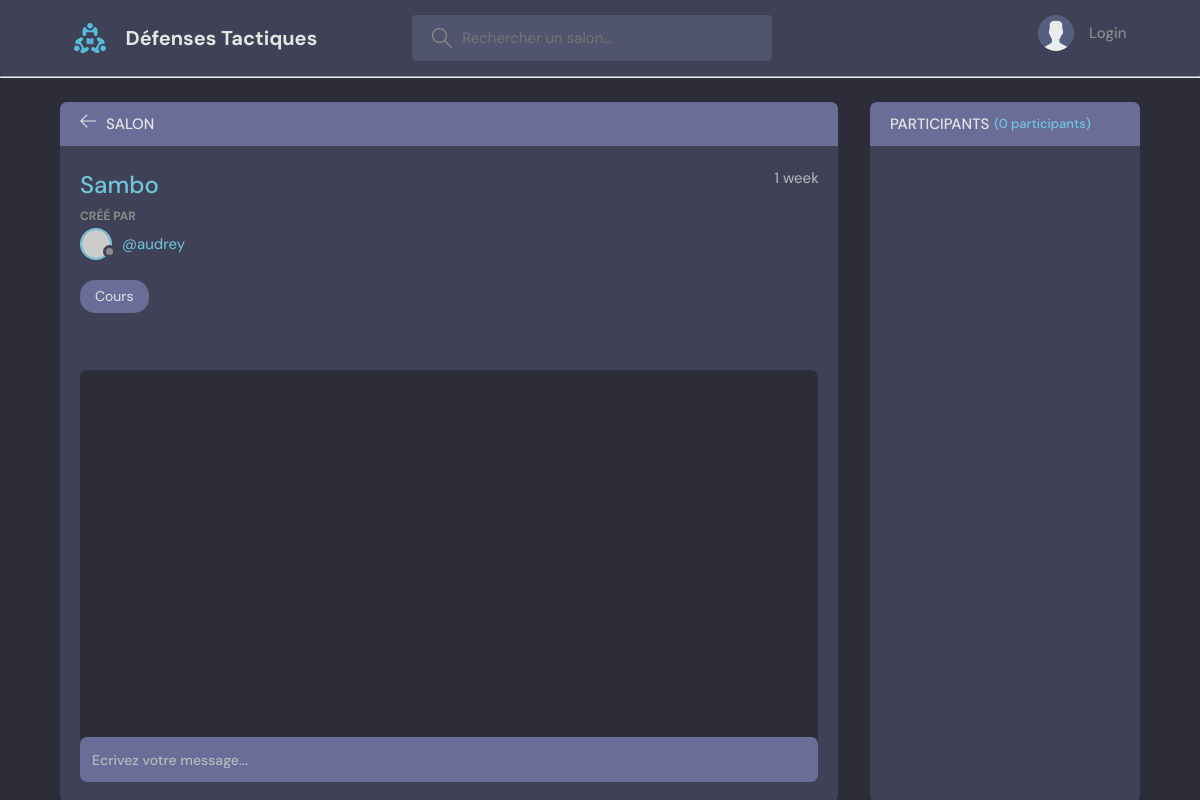
The app's page /room/12/, older data.
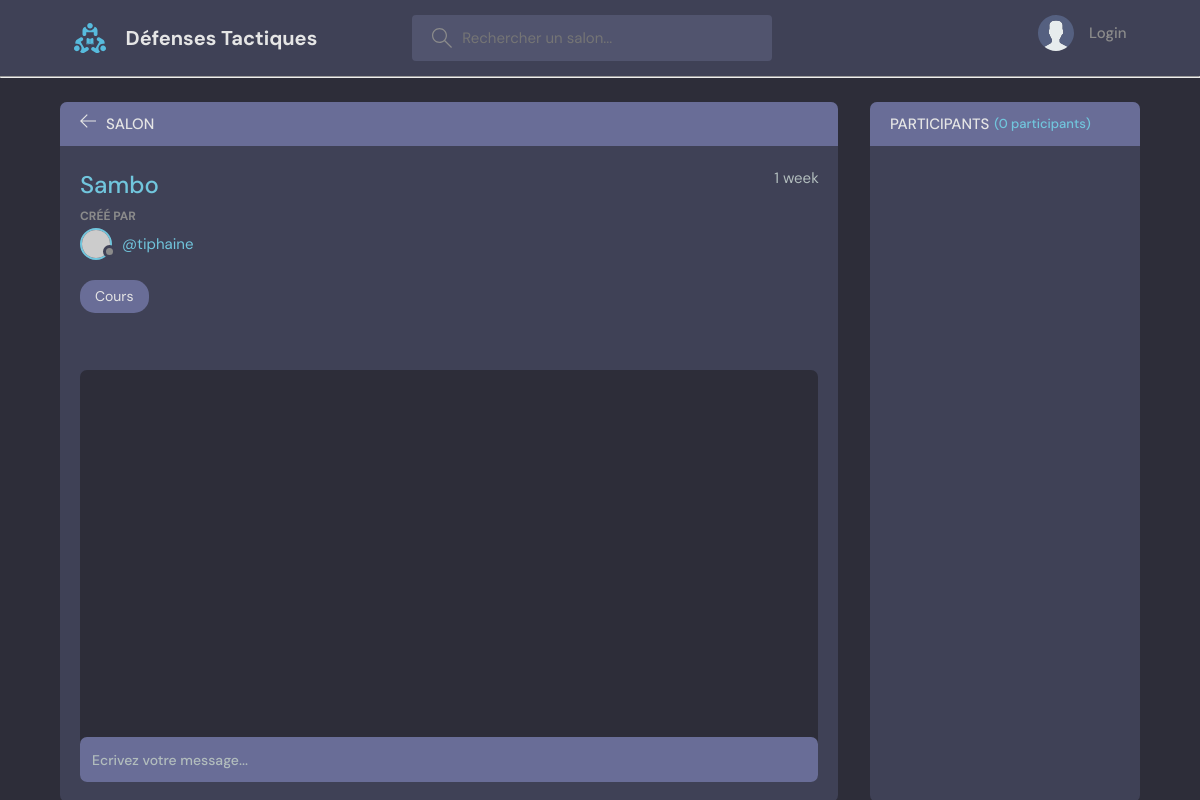
The same page, newer data.
### base/models.py (models this page shows, shortened)
class Room(models.Model):
    host = models.ForeignKey(User, null=True, on_delete=models.SET_NULL)
    topic = models.ForeignKey(Topic, null=True, on_delete=models.SET_NULL)
    name = models.CharField(max_length=200)
    description = models.TextField(null=True, blank=True)
    participants = models.ManyToManyField(User, related_name='participants', blank=True)
    created = models.DateTimeField(auto_now_add=True)
    updated = models.DateTimeField(auto_now=True)
    class Meta:
        ordering = ['-updated', '-created']

class Topic(models.Model):
    name = models.CharField(max_length=200)
    def __str__(self):
        return self.name

### base/views.py (the view, shortened to what this page needs)
# urls.py: path('room/<str:pk>/', views.room, name="room"),
def room(request, pk):
    room = Room.objects.get(id=pk)
    room_messages = room.message_set.all()
    participants = room.participants.all()
    context = { 'room': room, 'room_messages': room_messages, 'participants': participants }
    return render(request, 'base/room.html', context)

### base/templates/base/room.html (shortened to what this page needs)
{% extends 'main.html' %}
{% block content %}
    <main class="profile-page layout layout--2">
      <div class="container">
        <div class="room">
          <div class="room__top">
            <div class="room__topLeft">
              <a href="{% url 'home' %}">
                <svg version="1.1" xmlns="http://www.w3.org/2000/svg" width="32" height="32" viewBox="0 0 32 32">
                  <title>arrow-left</title>
                  <path
                    d="M13.723 2.286l-13.723 13.714 13.719 13.714 1.616-1.611-10.96-10.96h27.625v-2.286h-27.625l10.965-10.965-1.616-1.607z"
                  ></path>
                </svg>
              </a>
              <h3>Salon</h3>
            </div>
          </div>
          <div class="room__box scroll">
            <div class="room__header scroll">
              <div class="room__info">
                <h3>{{ room.name }}</h3>
                <span>{{ room.created|timesince }}</span>
              </div>
              <div class="room__hosted">
                <p>Créé par</p>
                <a href="{% url 'user-profile' room.host.id %}" class="room__author">
                  <div class="avatar avatar--small">
                    <img src="https://randomuser.me/api/portraits/men/37.jpg" />
                  </div>
                  <span>@{{ room.host }}</span>
                </a>
              </div>
              <span class="room__topics">{{ room.topic }}</span>
            </div>
            <div class="room__conversation">
              <div class="threads scroll">
              </div>
            </div>
          </div>
          <div class="room__message">
            <form action="" method="POST">
              <input name="body" placeholder="Ecrivez votre message..." />
            </form>
          </div>
        </div>
        <div class="participants">
          <h3 class="participants__top">Participants <span>({{ participants.count }} participants)</span></h3>
          <div class="participants__list scroll">
          </div>
        </div>
      </div>
    </main>
{% endblock %}

Row changes from the older to the newer data that the page shows:
changed Room "Sambo": host "audrey" → "tiphaine"
